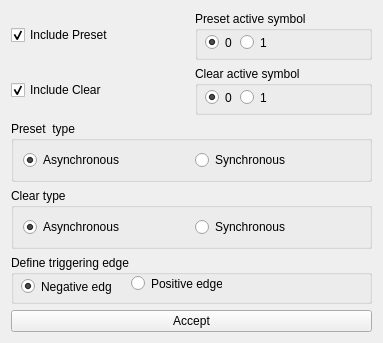
<?xml version="1.0" encoding="UTF-8"?>
<ui version="4.0">
 <class>Form</class>
 <widget class="QWidget" name="Form">
  <property name="geometry">
   <rect>
    <x>0</x>
    <y>0</y>
    <width>383</width>
    <height>343</height>
   </rect>
  </property>
  <property name="windowTitle">
   <string>Flip Flop-D</string>
  </property>
  <layout class="QVBoxLayout" name="verticalLayout">
   <item>
    <layout class="QHBoxLayout" name="horizontalLayout">
     <item>
      <widget class="QCheckBox" name="preset">
       <property name="text">
        <string>Include Preset</string>
       </property>
       <property name="checked">
        <bool>true</bool>
       </property>
      </widget>
     </item>
     <item>
      <widget class="QGroupBox" name="groupBox">
       <property name="title">
        <string>Preset active symbol</string>
       </property>
       <widget class="QRadioButton" name="presetsymb0">
        <property name="geometry">
         <rect>
          <x>10</x>
          <y>23</y>
          <width>29</width>
          <height>17</height>
         </rect>
        </property>
        <property name="text">
         <string>0</string>
        </property>
        <property name="checked">
         <bool>true</bool>
        </property>
       </widget>
       <widget class="QRadioButton" name="presetsymb1">
        <property name="geometry">
         <rect>
          <x>45</x>
          <y>23</y>
          <width>29</width>
          <height>17</height>
         </rect>
        </property>
        <property name="text">
         <string>1</string>
        </property>
       </widget>
      </widget>
     </item>
    </layout>
   </item>
   <item>
    <layout class="QHBoxLayout" name="horizontalLayout_2">
     <item>
      <widget class="QCheckBox" name="clear">
       <property name="text">
        <string>Include Clear</string>
       </property>
       <property name="checked">
        <bool>true</bool>
       </property>
      </widget>
     </item>
     <item>
      <widget class="QGroupBox" name="groupBox_3">
       <property name="title">
        <string>Clear active symbol</string>
       </property>
       <widget class="QRadioButton" name="clearsymb0">
        <property name="geometry">
         <rect>
          <x>10</x>
          <y>23</y>
          <width>29</width>
          <height>17</height>
         </rect>
        </property>
        <property name="text">
         <string>0</string>
        </property>
        <property name="checked">
         <bool>true</bool>
        </property>
       </widget>
       <widget class="QRadioButton" name="clearsymb1">
        <property name="geometry">
         <rect>
          <x>45</x>
          <y>23</y>
          <width>29</width>
          <height>17</height>
         </rect>
        </property>
        <property name="text">
         <string>1</string>
        </property>
       </widget>
      </widget>
     </item>
    </layout>
   </item>
   <item>
    <widget class="QGroupBox" name="groupBox_6">
     <property name="title">
      <string>Preset  type</string>
     </property>
     <layout class="QHBoxLayout" name="horizontalLayout_4">
      <item>
       <widget class="QRadioButton" name="presettype0">
        <property name="text">
         <string>Asynchronous</string>
        </property>
        <property name="checked">
         <bool>true</bool>
        </property>
       </widget>
      </item>
      <item>
       <widget class="QRadioButton" name="presettype1">
        <property name="text">
         <string>Synchronous</string>
        </property>
       </widget>
      </item>
     </layout>
    </widget>
   </item>
   <item>
    <widget class="QGroupBox" name="groupBox_5">
     <property name="title">
      <string>Clear type</string>
     </property>
     <layout class="QHBoxLayout" name="horizontalLayout_3">
      <item>
       <widget class="QRadioButton" name="cleartype0">
        <property name="text">
         <string>Asynchronous</string>
        </property>
        <property name="checked">
         <bool>true</bool>
        </property>
       </widget>
      </item>
      <item>
       <widget class="QRadioButton" name="cleartype1">
        <property name="text">
         <string>Synchronous</string>
        </property>
       </widget>
      </item>
     </layout>
    </widget>
   </item>
   <item>
    <widget class="QGroupBox" name="groupBox_2">
     <property name="title">
      <string>Define triggering edge</string>
     </property>
     <widget class="QRadioButton" name="defedge0">
      <property name="enabled">
       <bool>true</bool>
      </property>
      <property name="geometry">
       <rect>
        <x>10</x>
        <y>23</y>
        <width>91</width>
        <height>17</height>
       </rect>
      </property>
      <property name="autoFillBackground">
       <bool>false</bool>
      </property>
      <property name="text">
       <string>Negative edge</string>
      </property>
      <property name="checked">
       <bool>true</bool>
      </property>
      <property name="autoRepeat">
       <bool>false</bool>
      </property>
     </widget>
     <widget class="QRadioButton" name="defedge1">
      <property name="geometry">
       <rect>
        <x>120</x>
        <y>20</y>
        <width>91</width>
        <height>17</height>
       </rect>
      </property>
      <property name="text">
       <string>Positive edge</string>
      </property>
     </widget>
    </widget>
   </item>
   <item>
    <widget class="QPushButton" name="acceptButton">
     <property name="text">
      <string>Accept</string>
     </property>
    </widget>
   </item>
  </layout>
  <zorder>groupBox_5</zorder>
  <zorder>groupBox_2</zorder>
  <zorder>acceptButton</zorder>
  <zorder></zorder>
  <zorder>groupBox_6</zorder>
 </widget>
 <resources/>
 <connections>
  <connection>
   <sender>preset</sender>
   <signal>toggled(bool)</signal>
   <receiver>groupBox</receiver>
   <slot>setEnabled(bool)</slot>
   <hints>
    <hint type="sourcelabel">
     <x>68</x>
     <y>44</y>
    </hint>
    <hint type="destinationlabel">
     <x>267</x>
     <y>63</y>
    </hint>
   </hints>
  </connection>
  <connection>
   <sender>clear</sender>
   <signal>toggled(bool)</signal>
   <receiver>groupBox_3</receiver>
   <slot>setEnabled(bool)</slot>
   <hints>
    <hint type="sourcelabel">
     <x>91</x>
     <y>106</y>
    </hint>
    <hint type="destinationlabel">
     <x>267</x>
     <y>125</y>
    </hint>
   </hints>
  </connection>
  <connection>
   <sender>clear</sender>
   <signal>toggled(bool)</signal>
   <receiver>groupBox_5</receiver>
   <slot>setEnabled(bool)</slot>
   <hints>
    <hint type="sourcelabel">
     <x>57</x>
     <y>106</y>
    </hint>
    <hint type="destinationlabel">
     <x>164</x>
     <y>187</y>
    </hint>
   </hints>
  </connection>
  <connection>
   <sender>preset</sender>
   <signal>toggled(bool)</signal>
   <receiver>groupBox_6</receiver>
   <slot>setEnabled(bool)</slot>
   <hints>
    <hint type="sourcelabel">
     <x>56</x>
     <y>35</y>
    </hint>
    <hint type="destinationlabel">
     <x>191</x>
     <y>156</y>
    </hint>
   </hints>
  </connection>
 </connections>
</ui>
